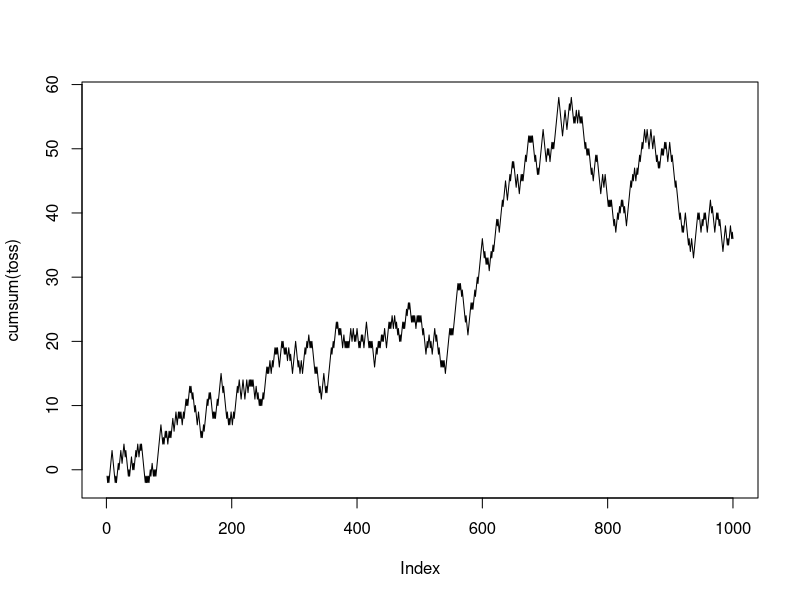
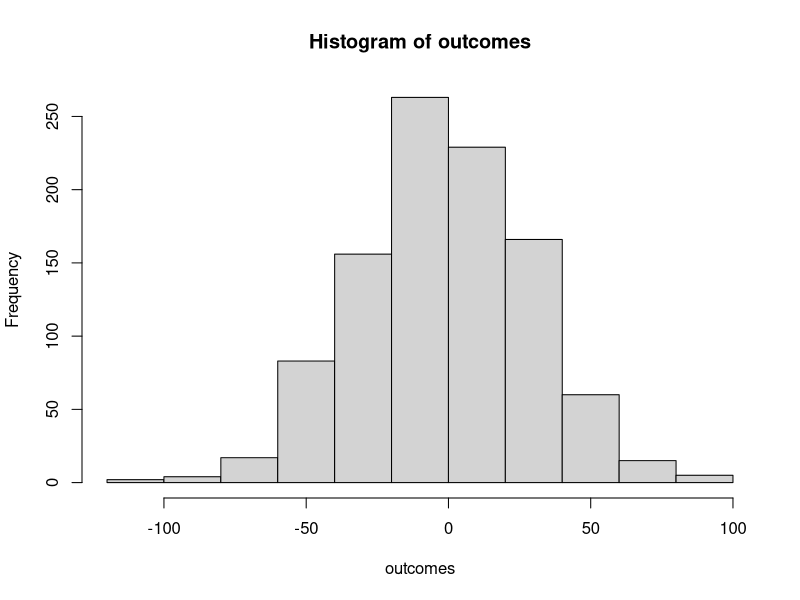
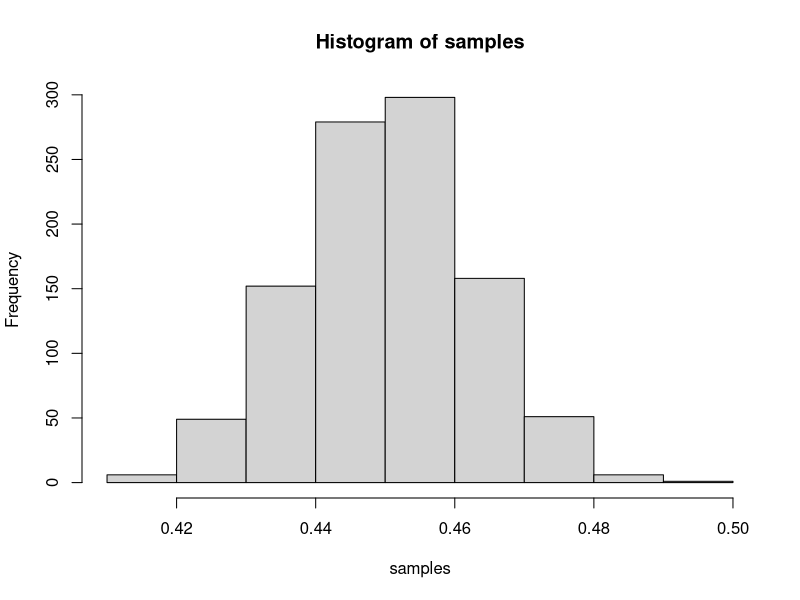
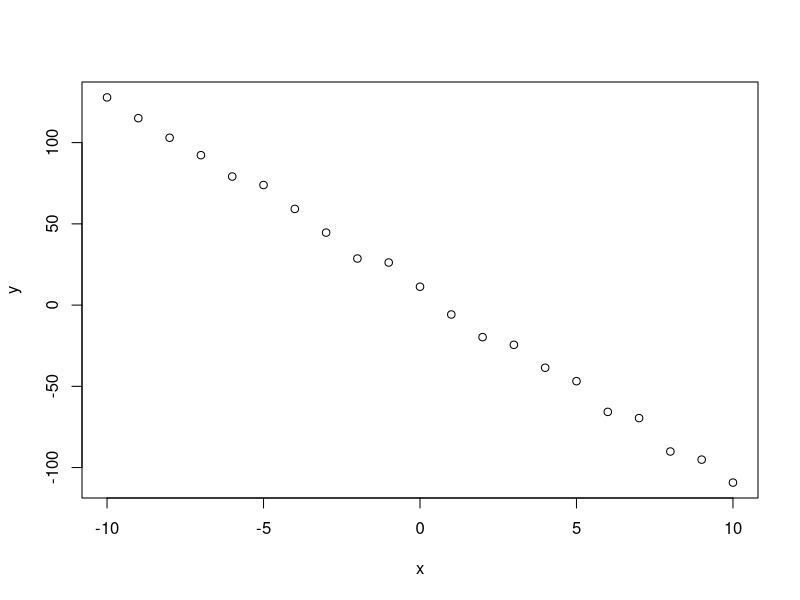
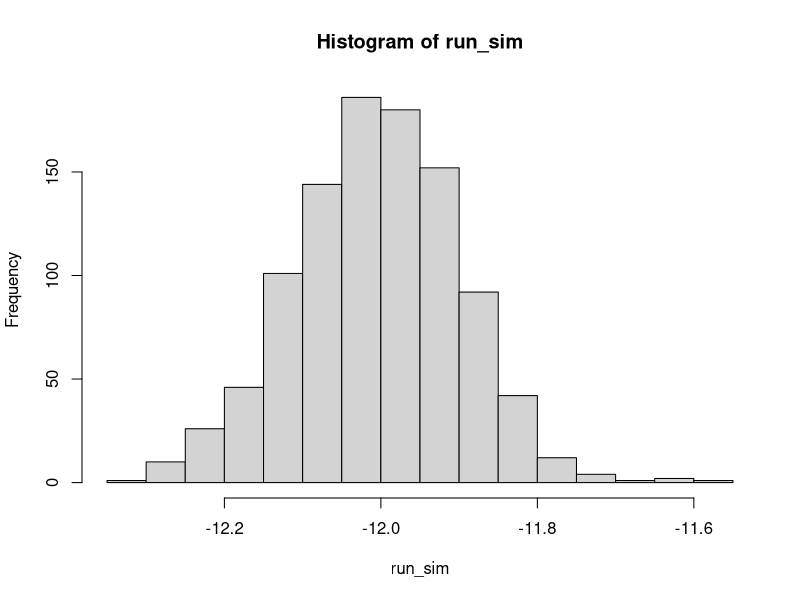

The R source for these figures, in order:
#Monte Carlo Approach: invoking large numbers to approximate expected value via simulation
# --> Simulating in R is inexpensive and easy
set.seed(12344)

#Birthday Problem
#Simulation:
#(1) Pick 23 random #'s from 1 to 365 where each number represents a birthday in the given year
#(2) Check to see if any are equal -- any 2 people have the same birthday
#(3) Repeat 10000 times
#(4) Find fraction of trials that have matching birthdays

#Number of trials
indexes <- 1:10000
#Number of people per trial
n <- 23

sim <- unlist(lapply(indexes, function(i){
  sim.i <- anyDuplicated(sample(1:365, n, TRUE))
}))
sum(sim > 0)/length(sim)
#51% probability that 2 people have the same birthday in a class of 23 people 

#To understand the distribution or set of outcomes -- based on simulating a number of paths through a process

#e.g. Tossing a coin multiple times
#Using a random uniform distribution and transformed into real output set {-1,1}
#Can use a sample function instead

#Random Uniform Distribution 
r <- runif(1000)
#If r > .5, then head = 1, else tails = -1
toss <- ifelse(r > 0.5, 1, -1)
plot(cumsum(toss), type = 'l')
outcomes <- sapply(1:1000, function(i) sum(ifelse(runif(1000)>.5,1,-1)))
hist(outcomes)

#e.g.2 estimates
#Samples
population <- c(rep(1,45), rep(0,55))
samp <- sample(population, 1500, replace = TRUE)
est_p <- sum(samp)/length(samp)

#Repeat many times to see long-run behavior
population <- c(rep(1,45), rep(0,55))
samples <- c()
for(i in 1:1000){
  samp = sample(population, 1500, replace=TRUE)
  est_p = sum(samp)/length(samp)
  samples <- c(samples, est_p)
}
hist(samples)
mean(samples)
sd(samples)
summary(samples)

#E.g.3 Estimate of slope
model.y <- function(x, intercept, slope, sigma){
  y <- intercept + slope*x + rnorm(length(x), 0, sigma)
}
x <- -10:10
y <- model.y(x, 10, -12, 3)
plot(x,y)

#Repeat N times to see long-run behavior
simulation <- function(N, x, intercept, slope, sigma){
  slopes = c()
  for(i in 1:N){
    y_values <- model.y(x, intercept, slope, sigma)
    fit <- lm(y_values~x)
    slopes <- c(slopes, fit$coefficients[2])
  }
  slopes
}
run_sim <- simulation(1000, x, 10, -12, 3)
hist(run_sim)
mean(run_sim)
sd(run_sim)

#Estimates of slope are ~N(-12, 3/sqrt(SXX))
SXX <- sum((x-mean(x))^2)
SE_slope <- 3/sqrt(SXX)
